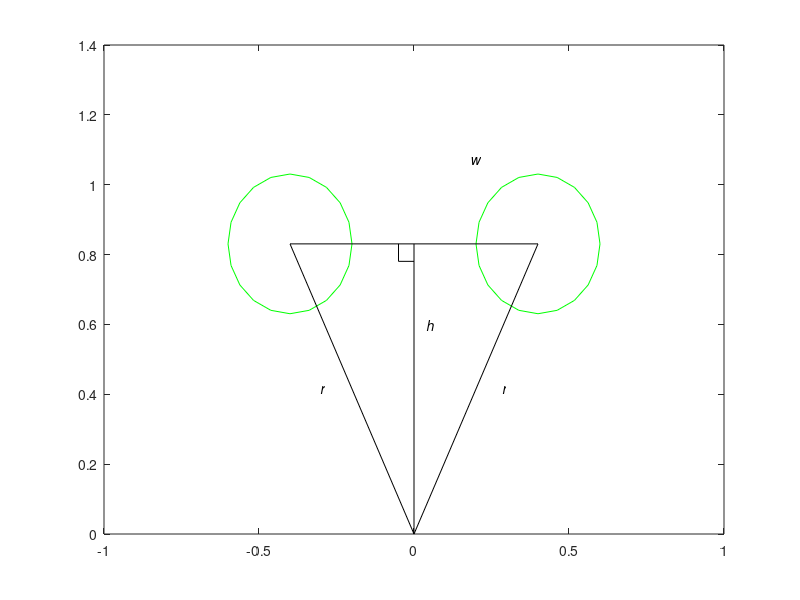

The MATLAB source for this figure: (Note: this script raises an error after producing the figure.)
function figure_variables
% Draws a figure identifying the variables on a mirror surface
B = 0.4;
n = 7;
phi = pi/n;
rmin = B/(2*sin(phi));
r = 2*rmin;
w = r*sin(phi);
h = r*cos(phi);
clf;
draw_circle([ w, h], B/2, 'g');
draw_circle([-w, h], B/2, 'g');
H1 = [
  draw_radius(-phi, r, r/2, [-B/4 0], '\it{r}');
  draw_radius(phi, r, r/2, [B/4 0], '\it{r}','HorizontalAlignment','Right');
  draw_radius(0, h, r*0.65, [B/10 0], '\it{h}') ];
pp = w/8;
plot([-w,w],[h h],'k',[-pp -pp 0], [h, h-pp, h-pp],'k');
H2 = text(w/2, h+0.6*B, '\it{w}', 'HorizontalAlignment','Center');
%draw_arrow(ax, O, D, headlen, limrange)
draw_arrow(gca, [-B/2,h+0.6*B],[0,h+0.6*B], B/8, [-0.55*B,B/4]);
draw_arrow(gca, [w+B/2,h+0.6*B],[w,h+0.6*B], B/8, [-0.55*B,B/4]);

H3 = text(-w-B,h,'\it{B}','HorizontalAlignment','Center');
draw_arrow(gca, [-w-B,h+B], [-w-B,h+B/2], B/8, [-B,B/4]);
draw_arrow(gca, [-w-B,h-B], [-w-B,h-B/2], B/8, [-B/4,B]);

H4 = text(B/8, 0, '\it{O}');


H5 = text(-(r*0.6)*sin(phi/2), (r*0.6)*cos(phi/2), '\phi', ...
  'HorizontalAlignment','Center');
draw_arc_arrow(gca, [0 0], r/2, -[phi/2 phi], B/8);
draw_arc_arrow(gca, [0 0], r/2, -[phi/2 0], B/8);

set([H1;H2;H3;H4;H5],'FontUnits','Normalized','FontSize',1/12);
set(gca,'DataAspectRatio',[1 1 1],'XTick',[],'YTick',[]);
ylim([-B/2 h+3*B/2]);
xlim((w+3*B/2)*[-1 1]);
shg;

function draw_circle(O, r, c)
sth = linspace(0,2*pi,21);
x = O(1)+r*sin(sth);
y = O(2)+r*cos(sth);
plot(x,y,c);
hold on;

function h = draw_radius(phi, r, lblr, offset, varargin)
X = [0 r*sin(phi)];
Y = [0 r*cos(phi)];
hold on;
plot(X,Y,'k');
if nargin >= 5
  h = text(lblr*sin(phi)+offset(1), lblr*cos(phi)+offset(2), ...
    varargin{:});
  % set(h,'FontUnits','Normalized');
end
